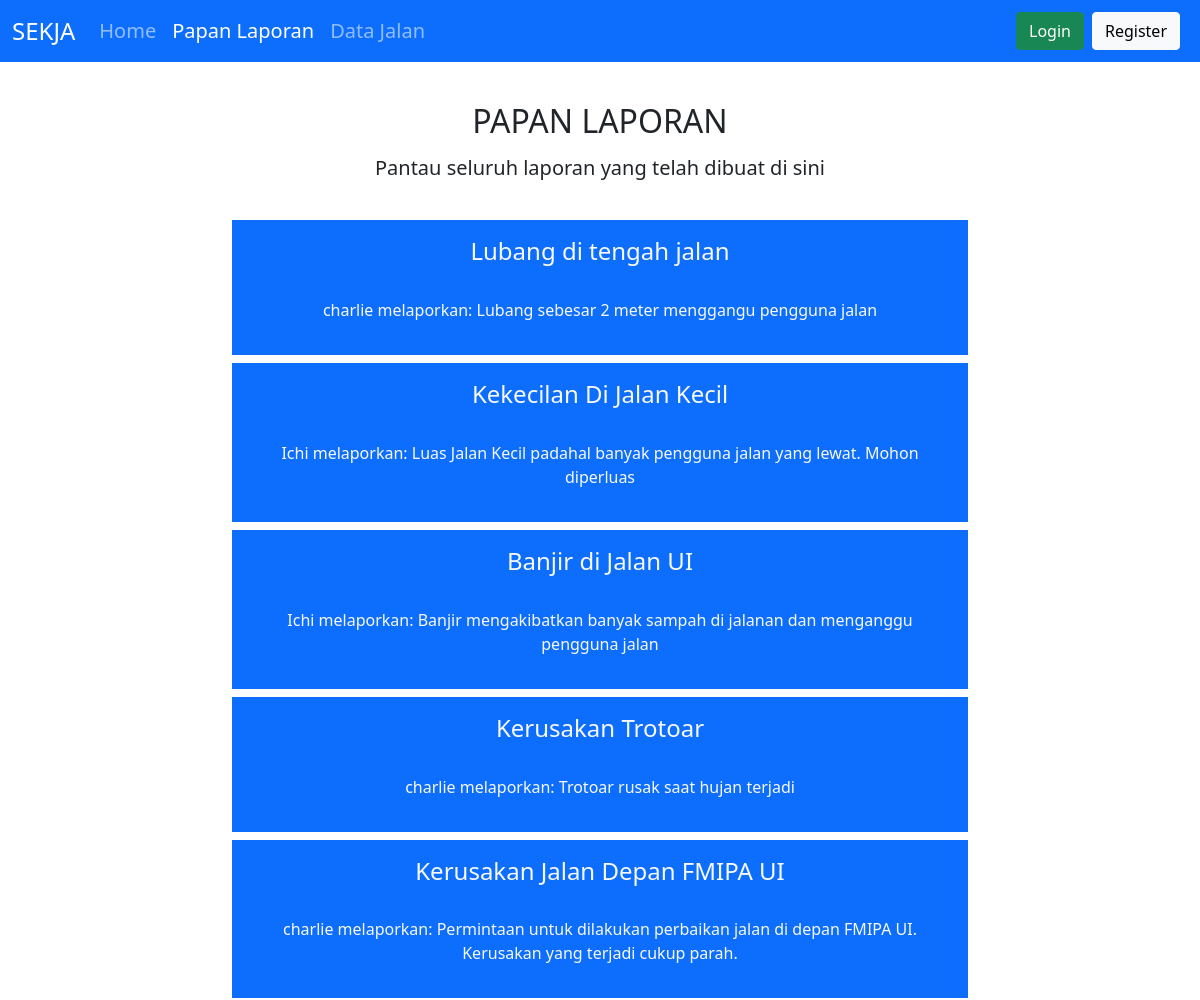
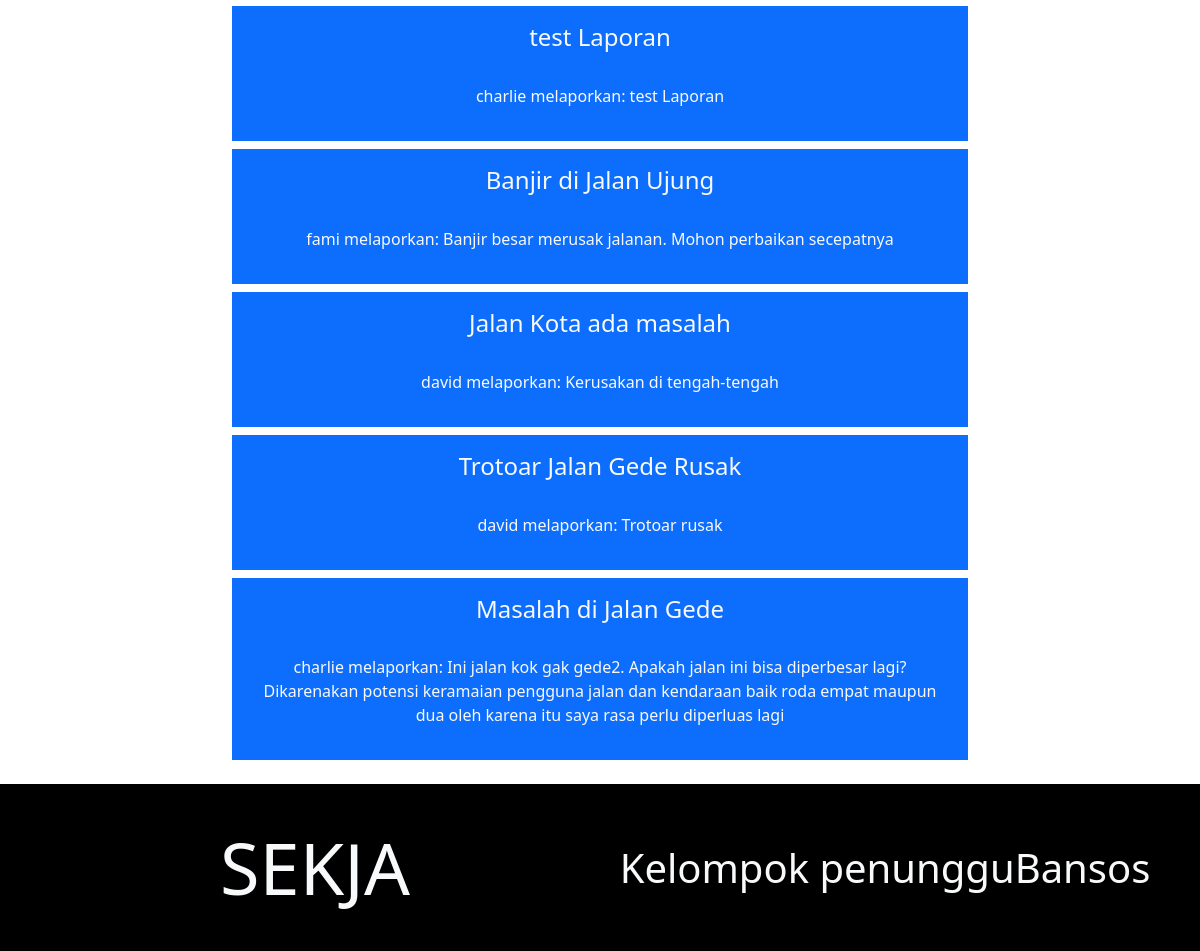
Page /papan-laporan on the committed database (2 pictures, top to bottom).
### sekja/models.py (models this page shows, shortened)
class Laporan(models.Model):
   user = models.ForeignKey(User, on_delete=models.CASCADE, related_name="membuat_laporan")
   jalan = models.ForeignKey(Jalan, on_delete=models.CASCADE, related_name="dilaporkan_dalam")
   judul = models.CharField(max_length=32, default="Tanpa Judul", blank=False, null=False)
   tanggal_laporan = models.DateTimeField(auto_now_add=True, null=False)
   LEVEL_STATUS = (
      ('W', 'Waiting List'),
      ('P', 'On Progress'),
      ('S', 'Selesai')
   )
   status = models.CharField(max_length=15, choices=LEVEL_STATUS, default='W', blank=False)
   pesan = models.CharField(max_length=512)

class User(AbstractBaseUser, PermissionsMixin):
   no_KK = models.CharField(max_length=16, unique=True)
   email = models.EmailField(max_length=254, unique=True)
   name = models.CharField(max_length=254, null=False, blank=False)
   is_staff = models.BooleanField(default=False)
   is_superuser = models.BooleanField(default=False)
   is_active = models.BooleanField(default=True)
   last_login = models.DateTimeField(null=True, blank=True)
   date_joined = models.DateTimeField(auto_now_add=True)
   ROLES = (
     (1, 'Admin'),
     (2, 'Pengguna')
    )
   status = models.PositiveSmallIntegerField(blank=False, choices=ROLES, default=2)
   USERNAME_FIELD = 'no_KK' # The name of the field that will serve as unique identifier (which will be the email field for us --> dari source)
   EMAIL_FIELD = 'email' # The name of the field that will be returned when get_email_field_name() is called on a User instance
   REQUIRED_FIELDS = ['email', 'name'] # Required fields besides the password and USERNAME_FIELD when signing up.
   objects = UserManager()

### sekja/views.py (the view, shortened to what this page needs)
# urls.py: path("papan-laporan", views.papan_laporan, name="papan_laporan"),
def papan_laporan(request):
   try:
      Reports = Laporan.objects.order_by('-tanggal_laporan').all()
      return render(request, "sekja/laporan_papan.html", {
         "user_status": "Admin" if request.user.status == 1 else "Pengguna",
         "Laporan": Reports,
      })
   except:
      return render(request, "sekja/laporan_papan.html", {
         "Laporan": Reports,
      })

### sekja/templates/sekja/laporan_papan.html (shortened to what this page needs)
{% load static %}
<!DOCTYPE html>
<html lang="en">
<head>
   <link rel="stylesheet" href="{% static 'bootstrap-5.0.2-dist/css/bootstrap.min.css' %}">
   <link rel="stylesheet" href="{% static 'sekja/styles.css' %}" >
</head>
<body>
   <nav class="navbar navbar-expand-lg navbar-dark bg-primary sticky-top">
      <div class="container-fluid">
         <a class="navbar-brand" style="font-size: 24px;">SEKJA</a>
         <div class="collapse navbar-collapse" id="navbarSupportedContent" style="font-size: 20px;">
            <ul class="navbar-nav me-auto mb-2 mb-lg-0">
               <li class="nav-item">
                  <a class="nav-link" aria-current="page" href="{% url 'index' %}">Home</a>
               </li>
               <li class="nav-item">
                  <a class="nav-link active" aria-current="page" href="{% url 'papan_laporan' %}">Papan Laporan</a>
               </li>
               <li class="nav-item">
                  <a class="nav-link" aria-current="page" href="{% url 'jalan' %}">Data Jalan</a>
               </li>
            </ul>
         </div>
         {% if not request.user.is_authenticated %}
            <a href="{% url 'login' %}" class="btn btn-success me-2">Login</a>
            <a href="{% url 'register' %}" class="btn btn-light me-2">Register</a>
         {% else %}
            <a class="navbar-brand">HALO {{ request.user.name }}! ({{ user_status }})</a>
            <a href="{% url 'logout' %}" class="btn btn-danger me-2">Logout</a>
         {% endif %}
      </div>
   </nav>
   <section class="main-body p-4 ">
      <div class="container">
         <div class="text-center p-3">
            <h2>PAPAN LAPORAN</h2>
            <h5 class="p-2">Pantau seluruh laporan yang telah dibuat di sini</h5>
         </div>
         <div class="row">
            <div class="col-md-2 col-sm-1 ">  </div>
            <div class="col-md-8 col-sm-10 laporans-container">
               {% for laporan in Laporan %}
                  <span><a href="{% url 'laporan' laporan.id %}" style="text-decoration-line: none;"><div class="laporan-container text-center p-3 mt-2 border border-primary text-light bg-primary">
                     <h4>{{ laporan.judul }}</h4> <br>
                     <p>{{ laporan.user.name }} melaporkan: {{ laporan.pesan }}</p>
                  </div></a></span>
               {% endfor %}
            </div>
            <div class="col-md-2 col-sm-1">  </div>
         </div>
      </div>
   </section>
   <footer class="main-footer d-flex align-items-stretch text-light" id="layout-footer" style="display: block; background-color: black;">
      <div class="container mt-3 pt-4 pb-4">
        <div class="row">
          <div class="col-6 d-flex justify-content-center align-items-center ">
            <p class="display-2">SEKJA</p>
          </div>
          <div class="col-6 d-flex justify-content-center align-items-center ">
            <p class="display-6">Kelompok penungguBansos</p>
          </div>
        </div>
      </div>
    </footer>
</body>
</html>

### sekja/static/sekja/styles.css (style rules this page uses)
.laporan-container { background-color: #0d6efd; }

### rows in the picture
Laporan: judul "Lubang di tengah jalan", user.name "charlie", pesan "Lubang sebesar 2 meter menggangu pengguna jalan"
Laporan: judul "Kekecilan Di Jalan Kecil", user.name "Ichi", pesan "Luas Jalan Kecil padahal banyak pengguna jalan yang lewat. Mohon diperluas"
Laporan: judul "Banjir di Jalan UI", user.name "Ichi", pesan "Banjir mengakibatkan banyak sampah di jalanan dan menganggu pengguna jalan"
Laporan: judul "Kerusakan Trotoar", user.name "charlie", pesan "Trotoar rusak saat hujan terjadi"
Laporan: judul "Kerusakan Jalan Depan FMIPA UI", user.name "charlie", pesan "Permintaan untuk dilakukan perbaikan jalan di depan FMIPA UI. Kerusakan yang terjadi cukup parah."
Laporan: judul "test Laporan", user.name "charlie", pesan "test Laporan"
Laporan: judul "Banjir di Jalan Ujung", user.name "fami", pesan "Banjir besar merusak jalanan. Mohon perbaikan secepatnya"
Laporan: judul "Jalan Kota ada masalah", user.name "david", pesan "Kerusakan di tengah-tengah"
Laporan: judul "Trotoar Jalan Gede Rusak", user.name "david", pesan "Trotoar rusak"
Laporan: judul "Masalah di Jalan Gede", user.name "charlie", pesan "Ini jalan kok gak gede2. Apakah jalan ini bisa diperbesar lagi? Dikarenakan potensi keramaian pengguna jalan dan kendaraan baik roda empat maupun dua oleh karena itu saya rasa perlu diperluas lagi"
